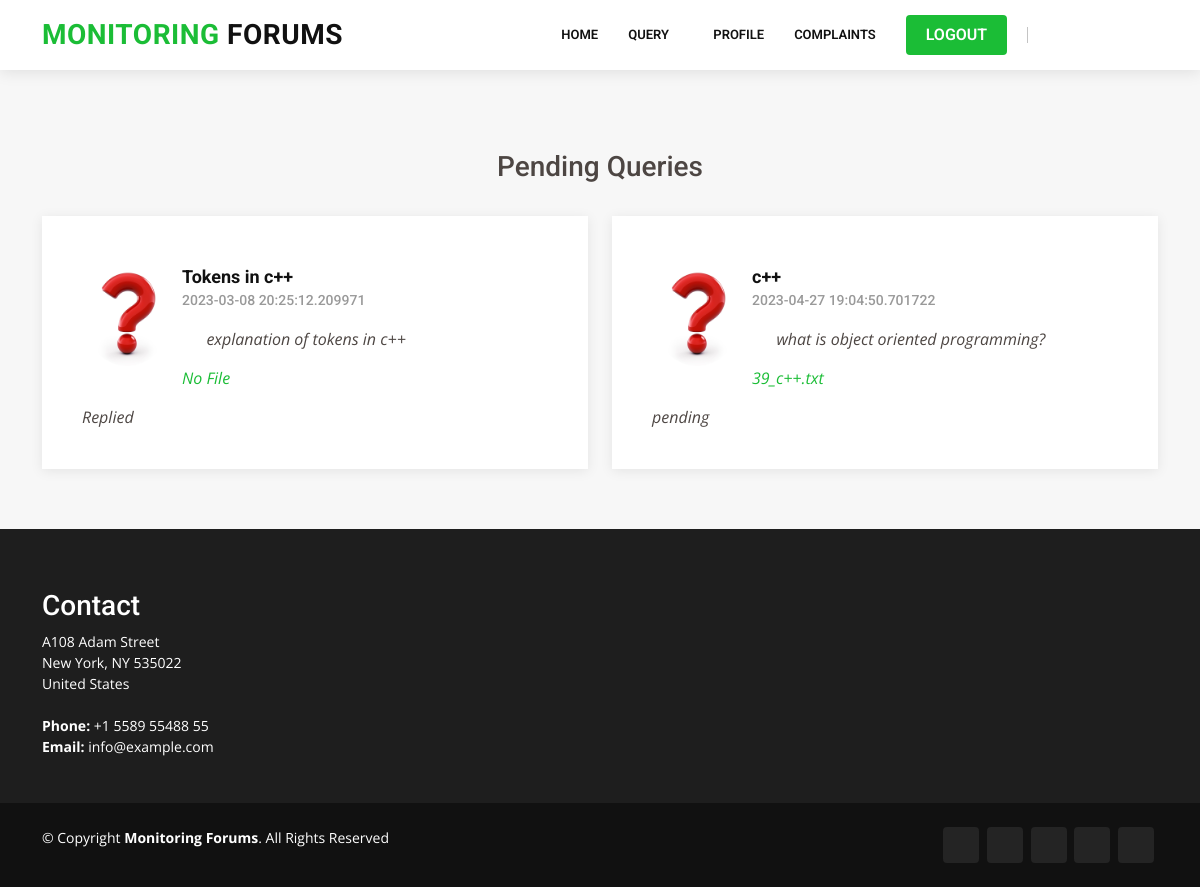
/view_pendingqueryUSER/ (signed in), run on the app's committed database.
### Users/models.py (models this page shows)
class addqueryUSER_tb(models.Model) :
    subject=models.CharField(max_length=30,default="spam")
    addquery=models.CharField(max_length=220,default="spam")
    fileupload=models.FileField()
    group=models.CharField(max_length=20,default="spam")
    user_id = models.ForeignKey(userregistration_tb, on_delete=models.CASCADE)
    date=models.CharField(max_length=20,default="spam")
    status=models.CharField(max_length=20,default="pending")
    status_post=models.CharField(max_length=20,default="Valid")
    status_file=models.CharField(max_length=20,default="Valid")

### Users/views.py (the view)
# urls.py: url(r'^view_pendingqueryUSER/', users_view.view_pendingqueryUSER, name='view_pendingqueryUSER'),
@never_cache
def view_pendingqueryUSER(request):
    if 'id' not in request.session:
        return redirect('index')
    obuserid = userregistration_tb.objects.get(id=request.session['id'])
    ob=addqueryUSER_tb.objects.filter(user_id=obuserid.id).exclude(status='Allocated')
    return render(request, "users/view_pendingqueryUSER.html", {'data': ob})

### Templates/users/view_pendingqueryUSER.html
{% extends 'users/base.html'%}
{% block content %}
<section id="testimonials" class="testimonials section-bg" style="min-height: 400px;">
  <div class="container">
    <div class="text-center" style="margin-top: 90px;"><h3>Pending Queries</h3></div>
    <div class="row">
      {% if data %}
      {% for v in data %}
      <div class="col-lg-6" data-aos="fade-up">
        <div class="testimonial-item mt-4">
          <img src="/static/coach/images/question.jpg" class="testimonial-img" alt="">
          <h3>{{v.subject}}</h3>
          <h4>{{v.date}}</h4>
          <p>
            <i class="bx bxs-quote-alt-left quote-icon-left"></i>
            {{v.addquery}}
            <i class="bx bxs-quote-alt-right quote-icon-right"></i>
          </p>
          <p><a href="">{{v.fileupload}}</a></p>
          <p>{{v.status}}</p>
        </div>
      </div>
      {% endfor %}
      {% else %}
        <div class="text-center" style="margin-top: 30px;">Empty</div>
      {% endif %}
    </div>
  </div>
</section>
{% endblock %}

### Templates/users/base.html (shortened to what this page needs)
<!DOCTYPE html>
<html lang="en">
<head>
  <link href="/static/Company/assets/vendor/animate.css/animate.min.css" rel="stylesheet">
  <link href="/static/Company/assets/vendor/aos/aos.css" rel="stylesheet">
  <link href="/static/Company/assets/vendor/bootstrap/css/bootstrap.min.css" rel="stylesheet">
  <link href="/static/Company/assets/vendor/bootstrap-icons/bootstrap-icons.css" rel="stylesheet">
  <link href="/static/Company/assets/vendor/boxicons/css/boxicons.min.css" rel="stylesheet">
  <link href="/static/Company/assets/vendor/glightbox/css/glightbox.min.css" rel="stylesheet">
  <link href="/static/Company/assets/vendor/remixicon/remixicon.css" rel="stylesheet">
  <link href="/static/Company/assets/vendor/swiper/swiper-bundle.min.css" rel="stylesheet">
  <link href="/static/Company/assets/css/style.css" rel="stylesheet">
</head>
<body>
  <header id="header" class="fixed-top">
    <div class="container d-flex align-items-center">
      <h1 class="logo me-auto"><a href="index.html"><span>Monitoring </span>Forums</a></h1>
      <nav id="navbar" class="navbar order-last order-lg-0">
        <ul>
          <li><a href="{%url 'uHome'%}">Home</a></li>
          <li class="dropdown"><a href="#"><span>Query</span> <i class="bi bi-chevron-right"></i></a>
          </li>
          <li><a href="{% url 'viewprofileUSER'%}">profile</a></li>
                <li><a href="{% url 'complaint'%}">complaints</a></li>
          <li><a href="{% url 'user_logout'%}" id="logout">Logout</a></li>
        </ul>
      </nav>
      <div class="header-social-links d-flex">
        <a href="#" class="twitter"><i class="bu bi-twitter"></i></a>
        <a href="#" class="facebook"><i class="bu bi-facebook"></i></a>
        <a href="#" class="instagram"><i class="bu bi-instagram"></i></a>
        <a href="#" class="linkedin"><i class="bu bi-linkedin"></i></i></a>
      </div>
    </div>
  </header>
    {% block content %}
{% endblock %}
  <footer id="footer" >
    <div class="footer-top">
      <div class="container">
        <div class="row">
          <div>
            <h3>Contact</h3>
            <p>
              A108 Adam Street <br>
              New York, NY 535022<br>
              United States <br><br>
              <strong>Phone:</strong> +1 5589 55488 55<br>
              <strong>Email:</strong> info@example.com<br>
            </p>
          </div>
        </div>
      </div>
    </div>
    <div class="container d-md-flex py-4">
      <div class="me-md-auto text-center text-md-start">
        <div class="copyright">
          &copy; Copyright <strong><span>Monitoring Forums</span></strong>. All Rights Reserved
        </div>
        <div class="credits">
        </div>
      </div>
      <div class="social-links text-center text-md-right pt-3 pt-md-0">
        <a href="#" class="twitter"><i class="bx bxl-twitter"></i></a>
        <a href="#" class="facebook"><i class="bx bxl-facebook"></i></a>
        <a href="#" class="instagram"><i class="bx bxl-instagram"></i></a>
        <a href="#" class="google-plus"><i class="bx bxl-skype"></i></a>
        <a href="#" class="linkedin"><i class="bx bxl-linkedin"></i></a>
      </div>
    </div>
  </footer>
</body>
</html>

### static/Company/assets/css/style.css (style rules this page uses)
body { font-family: "Open Sans", sans-serif; color: #4d4643; }
a { color: #1bbd36; text-decoration: none; }
h1, h2, h3, h4, h5, h6 { font-family: "Roboto", sans-serif; }
#header { background: #fff; transition: all 0.5s; z-index: 997; padding: 15px 0; box-shadow: 0px 2px 15px rgba(0, 0, 0, 0.1); }
#header .logo { font-size: 28px; margin: 0; padding: 0; line-height: 1; font-weight: 700; letter-spacing: 0.5px; text-transform: uppercase; }
#header .logo a { color: #111; }
#header .logo a span { color: #1bbd36; }
.header-social-links { margin-left: 20px; border-left: 1px solid #c4c4c4; }
.header-social-links a { color: #a0a0a0; display: inline-block; line-height: 0px; transition: 0.3s; padding-left: 20px; }
.header-social-links a i { line-height: 0; }
.navbar { padding: 0; }
.navbar ul { margin: 0; padding: 0; display: flex; list-style: none; align-items: center; }
.navbar li { position: relative; }
.navbar a, .navbar a:focus { display: flex; align-items: center; justify-content: space-between; padding: 10px 0 10px 30px; font-family: "Roboto", sans-serif; font-size: 13px; font-weight: 600; color: #111; white-space: nowrap; text-transform: uppercase; transition: 0.3s; }
.navbar a i, .navbar a:focus i { font-size: 12px; line-height: 0; margin-left: 5px; }
section { padding: 60px 0; overflow: hidden; }
.section-bg { background-color: #f7f7f7; }
.testimonials .testimonial-item { box-sizing: content-box; padding: 40px; box-shadow: 0px 2px 12px rgba(0, 0, 0, 0.08); position: relative; background: #fff; }
.testimonials .testimonial-item .testimonial-img { width: 90px; border-radius: 50px; border: 6px solid #fff; float: left; margin: 0 10px 0 0; }
.testimonials .testimonial-item h3 { font-size: 18px; font-weight: bold; margin: 10px 0 5px 0; color: #111; }
.testimonials .testimonial-item h4 { font-size: 14px; color: #999; margin: 0; }
.testimonials .testimonial-item .quote-icon-left, .testimonials .testimonial-item .quote-icon-right { color: #dddddd; font-size: 26px; }
.testimonials .testimonial-item .quote-icon-left { display: inline-block; left: -5px; position: relative; }
.testimonials .testimonial-item .quote-icon-right { display: inline-block; right: -5px; position: relative; top: 10px; }
.testimonials .testimonial-item p { font-style: italic; margin: 15px 0 0 0; padding: 0; }
#footer { color: #fff; font-size: 14px; background: #111; }
#footer .footer-top { padding: 60px 0 30px 0; background: #1e1e1e; }
#footer .credits { padding-top: 5px; font-size: 13px; color: #fff; }
#footer .social-links a { font-size: 18px; display: inline-block; background: rgba(255, 255, 255, 0.08); color: #fff; line-height: 1; padding: 8px 0; margin-right: 4px; border-radius: 4px; text-align: center; width: 36px; height: 36px; transition: 0.3s; }

### Templates/users/base.html (style rules this page uses)
#logout { border: 0; background: none; font-size: 16px; padding: 0 20px; background: #1bbd36; color: #fff; transition: 0.3s; border-radius: 4px 4px 4px 4px; height: 40px; margin-left:30px; }

### data on the page
addqueryUSER_tb: subject "Tokens in c++", date "2023-03-08 20:25:12.209971", addquery "explanation of tokens in c++", fileupload "No File", status "Replied"
addqueryUSER_tb: subject "c++", date "2023-04-27 19:04:50.701722", addquery "what is object oriented programming?", fileupload "39_c++.txt", status "pending"
